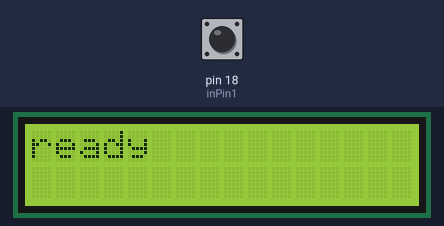
Bench run of a sketch on a simulated Arduino Uno, built with avr-gcc and run on an emulated ATmega328P. Shown: 16×2 character LCD. Inputs (shaded band) come from the test bench; at power-on: pin 18 (inPin1) HIGH.

Above: at 1.2 s.
1.3 s: pin 18 (inPin1) driven LOW
At 2.5 s:
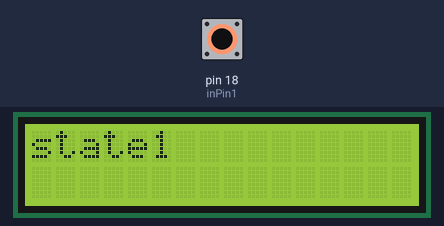
4.3 s: pin 18 (inPin1) driven HIGH
5.8 s: pin 18 (inPin1) driven LOW
8.8 s: pin 18 (inPin1) pulsed HIGH 5 times (0.12 s each, 0.3 s apart)
At 9.01 s:
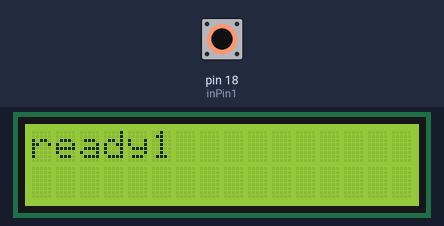
13.3 s: pin 18 (inPin1) pulsed HIGH 2 times (0.12 s each, 0.3 s apart)
Timing chart, 0 to 16.3 s (numbered marks = the images above; inputs shaded):
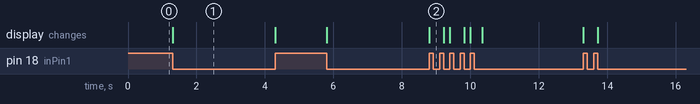

The sketch:

input_counter.ino
```cpp
/*
Increment over a counter and display it on an LCD screen

The circuit:
 * Button to digital pin 2
 * LCD RS pin to digital pin 11
 * LCD Enable pin to digital pin 12
 * LCD D4 pin to digital pin 4
 * LCD D5 pin to digital pin 5
 * LCD D6 pin to digital pin 6
 * LCD D7 pin to digital pin 7
 * LCD R/W pin to ground
 * 10K resistor:
 * ends to +5V and ground
*/

#include <LiquidCrystal.h>

// Variables
static int inPin1 = 18;
static int inPin2 = 17;
static int inPin3 = 16;
static int inPin4 = 15;
// volatile int counter = 0;  // variable to store the read value

// initialize the library by associating any needed LCD interface pin
// with the arduino pin number it is connected to
const int rs = 8, en = 9, d4 = 4, d5 = 5, d6 = 6, d7 = 7;
LiquidCrystal lcd(rs, en, d4, d5, d6, d7);

// // Functions
// void pulse_interrupt(void) {
//   counter++;
// }

void setup() {
  // Initialize input and attachInterrupt
  // pinMode(inPin, INPUT_PULLUP);                                                   // Counting Pin 2 an input
  // attachInterrupt(digitalPinToInterrupt(inPin), pulse_interrupt, RISING);  // Interrupt routine definition
  // Initalize the screen

  pinMode(inPin1, INPUT);
  pinMode(inPin2, INPUT);
  pinMode(inPin3, INPUT);
  pinMode(inPin4, INPUT);

  lcd.begin(16, 2);
}

void loop() {
  // Write the counter to screen
  // lcd.setCursor(0, 0);
  // lcd.print(counter);
    lcd.setCursor(0, 0);
    lcd.print("ready");

  if (digitalRead(inPin1) == 0) {
    lcd.setCursor(0, 0);
    lcd.print("state1");
  }
  if (inPin2 == 0) {
    lcd.setCursor(0, 0);
    lcd.print("state2");
  }
  if (inPin3 == 0) {
    lcd.setCursor(0, 0);
    lcd.print("state3");
  }
  if (inPin4 == 0) {
    lcd.setCursor(0, 0);
    lcd.print("state4");
  }
}

// void change_state(){

// }
```

Measured:
- after the input at 1.3 s, the display: changes at once (image 1)
- after the input at 8.8 s, the display: changes at once (image 2)
